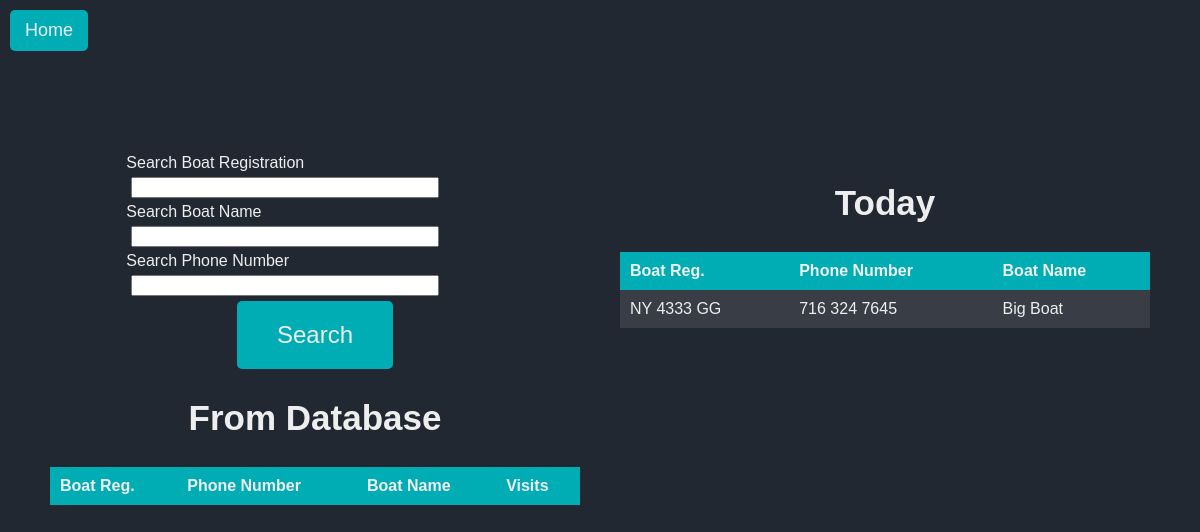
/search (signed in), run on an earlier commit of the app's database.
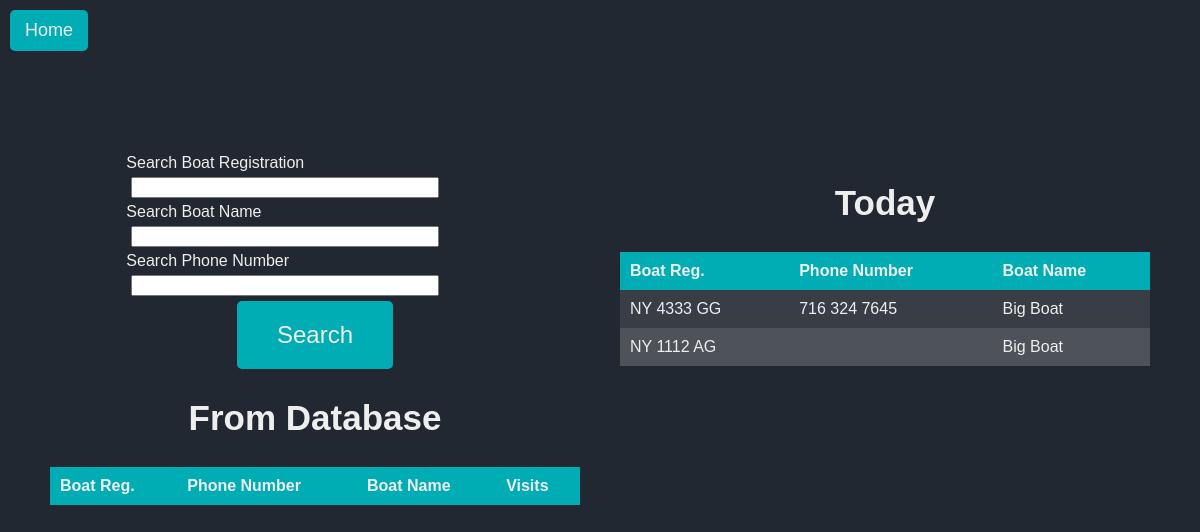
And on a later commit of the database.
### website/models.py (models this page shows)
class Boat(db.Model):
    id = db.Column(db.Integer, primary_key=True)
    boat_reg = db.Column(db.String(150), unique=True)
    sanitized_boat_reg = db.Column(db.String(150), unique=True)
    boat_name = db.Column(db.String(150))
    sanitized_boat_name = db.Column(db.String(150))
    phone_number = db.Column(db.String(150))
    sanitized_phone_number = db.Column(db.String(150))
    owner_name = db.Column(db.String(150))
    sanitized_owner_name = db.Column(db.String(150))
    boat_size = db.Column(db.Integer)
    email = db.Column(db.String(150))
    zipcode = db.Column(db.String(150))
    visits = db.relationship('Visit', backref='boat')
    current_boats_id = db.Column(db.Integer, db.ForeignKey('current_boats.id'))

### website/views.py (the view, shortened to what this page needs)
@views.route('/search', methods=['GET','POST'])
@login_required
def search():
    form = SearchForm()
    results = []
    resultsToday = []
    if CurrentBoats.query.first():
        resultsToday = CurrentBoats.query.first().boats.all()
        print(resultsToday)
    return render_template('search.html', form=form, boats=results, currentboats=resultsToday)

### website/forms.py
class SearchForm(FlaskForm):
    boat_reg = StringField('Search Boat Registration')
    boat_name = StringField('Search Boat Name')
    phone_number = StringField('Search Phone Number')
    submit = SubmitField('Submit')

### website/templates/search.html (shortened to what this page needs)
{% extends "base.html" %}
{%block head%}<a href="{{ url_for('views.home') }}"id="home-btn">Home</a>{%endblock%}
{%block styles%}static/search-styles.css{%endblock%}
{% block content%}
<div id="main-container">
  <div id="left-container" style="flex: 1;">
    <div id="search-container">
      <form method="POST" id="search">
        <div class="form-group">
          {{ form.boat_reg.label }}
          {{ form.boat_reg(class="form-control") }}
        </div>
        <div class="form-group">
          {{ form.boat_name.label }}
          {{ form.boat_name(class="form-control") }}
        </div>
        <div class="form-group">
          {{ form.phone_number.label }}
          {{ form.phone_number(class="form-control") }}
        </div>
        <div id="button-container">
          <button type="submit" class="btn btn-primary" id="login-btn" name="submit-button" value="search">Search</button>
        </div>
      </form>
    </div>
    <div id="table-container">
      <h2>From Database</h2>
      <table id="search-results">
        <thead>
          <tr>
            <th>Boat Reg.</th>
            <th>Phone Number</th>
            <th>Boat Name</th>
            <th>Visits</th>
          </tr>
        </thead>
      </table>
    </div>
  </div>
  <div id="right-container" style="flex: 1;">
    <div id="table-container">
      <h2>Today</h2>
      {%if currentboats%}
      <table id="current-boats">
        <thead>
          <tr>
            <th>Boat Reg.</th>
            <th>Phone Number</th>
            <th>Boat Name</th>
          </tr>
        </thead>
        <tbody>
          {% for boat in currentboats %}
          <tr class="clickable-row" data-href="{{ url_for('views.log_boat', boat_reg=boat.boat_reg, boat_name=boat.boat_name, phone_number=boat.phone_number,  id=boat.id) }}">
            <td>{{ boat.boat_reg }}</td>
            <td>{{ boat.phone_number }}</td>
            <td>{{ boat.boat_name }}</td>
          </tr>
          {% endfor %}
        </tbody>
      </table>
      {% else %}
      <div id="button-container">
            <button type="submit" form="search" class="btn btn-primary" id="login-btn" name="submit-button" value="add">Add New Boat</button>
      </div>
      {%endif%}
    </div>
  </div>
</div>
{%endblock%}

What changed in the data, as far as the page shows it:
added Boat: boat_reg "NY 1112 AG", boat_name "Big Boat"
